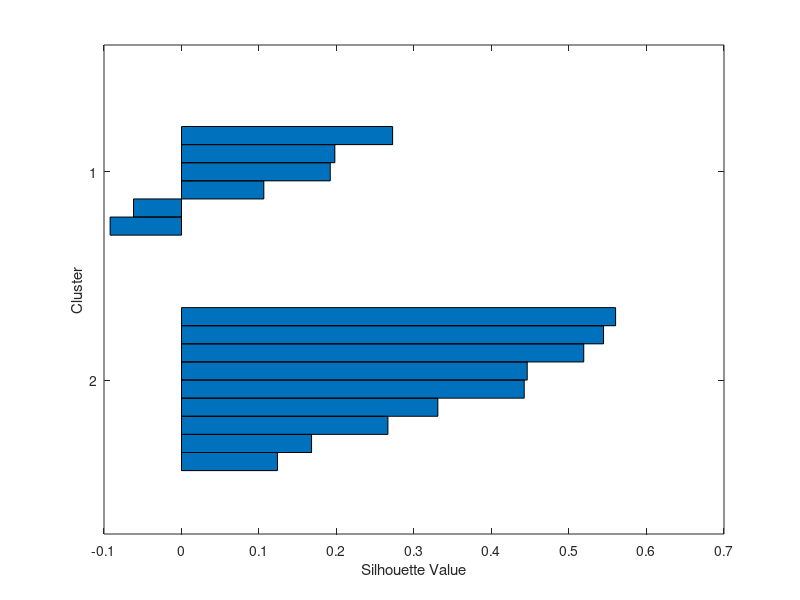
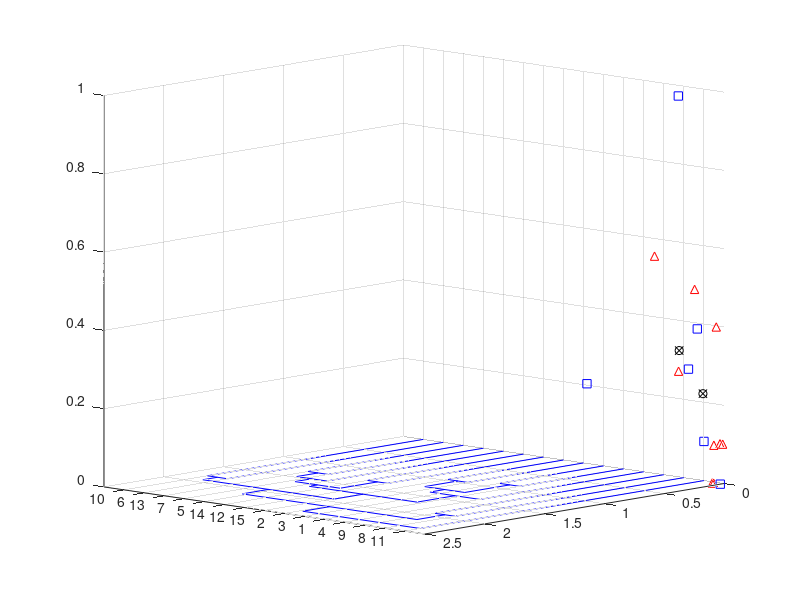

Source code (MATLAB) for these figures, in order: (Note: this script raises an error after producing the figures.)
% Cluster_data
clear,

load psymeasdata.mat

%%
temp = npsymeas(:,1:20);
data = (temp - min(temp)) ./ ( max(temp) - min(temp) )

[cidx2,cmeans2] = kmeans(data,2,'replicates',5,'display', 'iter');

figure
[silh2,h] = silhouette(data,cidx2,'sqeuclidean');

figure
ptsymb = {'bs','r^','md','go','c+'};
for i = 1:2
    clust = find(cidx2==i);
    plot3(data(clust,1),data(clust,2),data(clust,3),ptsymb{i});
    hold on
end

plot3(cmeans2(:,1),cmeans2(:,2),cmeans2(:,3),'ko');
plot3(cmeans2(:,1),cmeans2(:,2),cmeans2(:,3),'kx');
hold off

view(-137,10);
grid on

%%
eucD = pdist(data,'euclidean');
clustTreeEuc = linkage(eucD,'average');

[h,nodes] = dendrogram(clustTreeEuc,0);
h_gca = gca;
h_gca.TickDir = 'out';
h_gca.TickLength = [.002 0];
